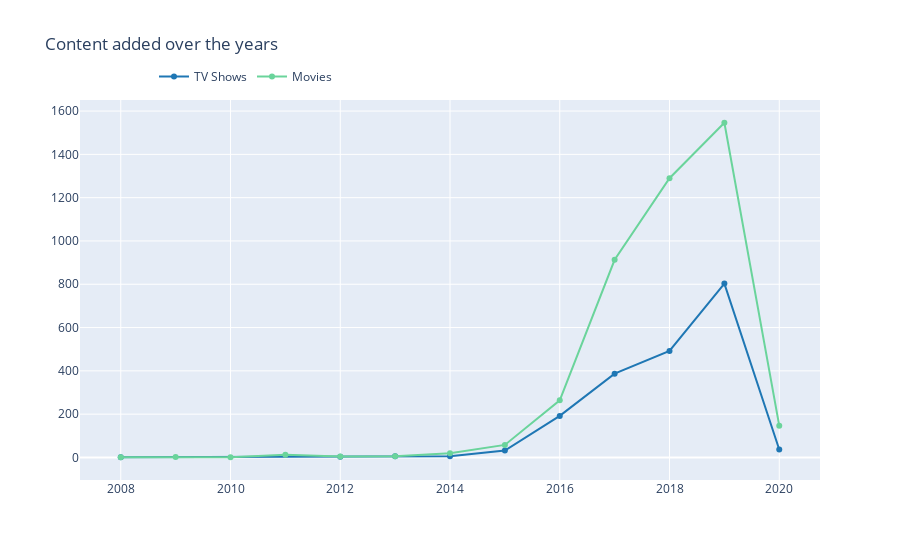

Notebook source saved alongside this figure:
### Markdown cell above
More than 2/3 (68.5%) are Movies and remaining 31.5% are TV shows.

### Code cell
d1 = nf_copy[nf_copy["show type"] == "TV Show"]
d2 = nf_copy[nf_copy["show type"] == "Movie"]

col = "year_released_on_nf"

vc1 = d1[col].value_counts().reset_index()
vc1 = vc1.rename(columns = {col : "count", "index" : col})
vc1['percent'] = vc1['count'].apply(lambda x : 100*x/sum(vc1['count']))
vc1 = vc1.sort_values(col)

vc2 = d2[col].value_counts().reset_index()
vc2 = vc2.rename(columns = {col : "count", "index" : col})
vc2['percent'] = vc2['count'].apply(lambda x : 100*x/sum(vc2['count']))
vc2 = vc2.sort_values(col)

trace1 = go.Scatter(x=vc1[col], y=vc1["count"], name="TV Shows", marker=dict(color="#1f77b4"))
trace2 = go.Scatter(x=vc2[col], y=vc2["count"], name="Movies", marker=dict(color="#6ad49b"))
data = [trace1, trace2]
layout = go.Layout(title="Content added over the years", legend=dict(x=0.1, y=1.1, orientation="h"))
fig = go.Figure(data, layout=layout)
fig.show()

### Figure 1 — Plotly figure (JSON) as saved in the notebook; plotly's stock layout.template omitted (floating-point values rounded to 4 significant figures)
{"data": [{"marker": {"color": "#1f77b4"}, "name": "TV Shows", "type": "scatter", "x": [2008, 2012, 2013, 2014, 2015, 2016, 2017, 2018, 2019, 2020], "y": [1, 3, 6, 6, 32, 192, 387, 492, 803, 37]}, {"marker": {"color": "#6ad49b"}, "name": "Movies", "type": "scatter", "x": [2008, 2009, 2010, 2011, 2012, 2013, 2014, 2015, 2016, 2017, 2018, 2019, 2020], "y": [1, 2, 1, 13, 4, 6, 19, 58, 264, 913, 1290, 1546, 147]}], "layout": {"legend": {"orientation": "h", "x": 0.1, "y": 1.1}, "title": {"text": "Content added over the years"}}}
